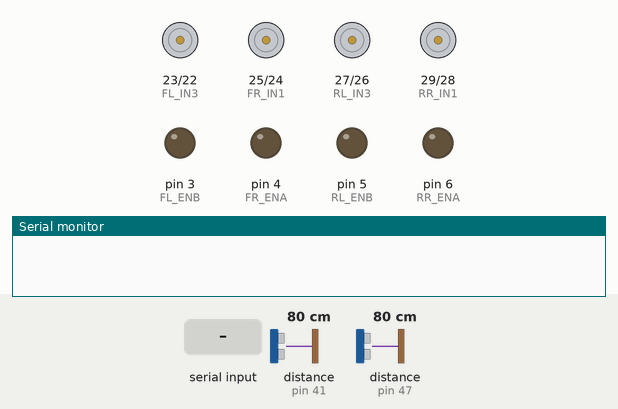
Simulated run of this program. Board: Arduino Mega 2560, built with avr-gcc and run on an emulated ATmega2560. Parts: motor-driver pin pairs drawn as motors (green arrow = first pin HIGH = forward, orange = second pin HIGH = backward, longer = more drive), output pins drawn as LEDs (lit = HIGH), the last lines printed to the serial monitor. The inputs (shaded band) are chosen by the test bench; at power-on: distance to the obstacle (sensors on pin 41, pin 47) 80 cm. The echo pulse lasts 58.3 µs per cm.

Above: at 1.2 s.
1.3 s: "s" received over Serial
At 1.39 s:
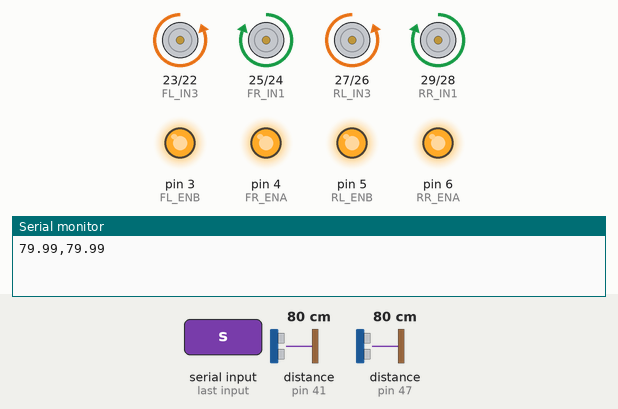
At 2.6 s:
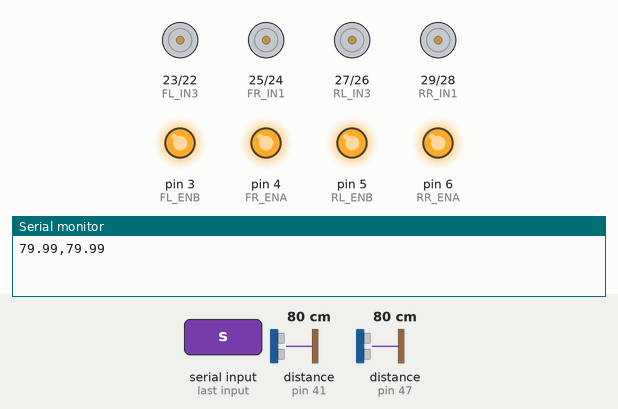
Timing chart, 0 to 4.3 s (numbered marks = the images above; inputs shaded):
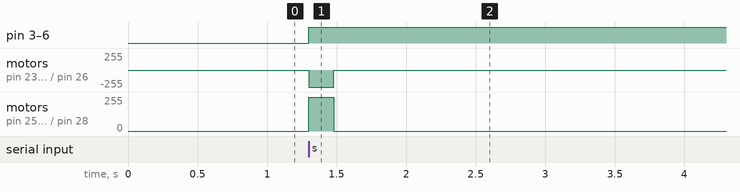

Measured:
- after the input at 1.3 s, pin 3 (FL_ENB), pin 4 (FR_ENA): LOW → HIGH at once

The program:

main.cpp
```cpp
#include <Arduino.h>
#include <NewPing.h>

#define US_FRONT_PING 40
#define US_FRONT_ECHO 41
#define US_REAR_PING 42
#define US_REAR_ECHO 43
#define US_LEFT_PING 44
#define US_LEFT_ECHO 45
#define US_RIGHT_PING 46
#define US_RIGHT_ECHO 47
#define MAX_DIST 500

NewPing us_front(US_FRONT_PING, US_FRONT_ECHO, MAX_DIST);
NewPing us_rear(US_REAR_PING, US_REAR_ECHO, MAX_DIST);
NewPing us_left(US_LEFT_PING, US_LEFT_ECHO, MAX_DIST);
NewPing us_right(US_RIGHT_PING, US_RIGHT_ECHO, MAX_DIST);

//Motor Connections
#define FR_ENA 4
#define FR_IN1 25
#define FR_IN2 24

#define FL_ENB 3
#define FL_IN3 23
#define FL_IN4 22

#define RR_ENA 6
#define RR_IN1 29
#define RR_IN2 28

#define RL_ENB 5
#define RL_IN3 27
#define RL_IN4 26

void setup()
{
  Serial.begin(9600);
  // All motor control pins are outputs
  pinMode(FR_ENA, OUTPUT);
  pinMode(FR_IN1, OUTPUT);
  pinMode(FR_IN2, OUTPUT);

  pinMode(FL_ENB, OUTPUT);
  pinMode(FL_IN3, OUTPUT);
  pinMode(FL_IN4, OUTPUT);

  pinMode(RR_ENA, OUTPUT);
  pinMode(RR_IN1, OUTPUT);
  pinMode(RR_IN2, OUTPUT);

  pinMode(RL_ENB, OUTPUT);
  pinMode(RL_IN3, OUTPUT);
  pinMode(RL_IN4, OUTPUT);
}
void goForward(int speed)
{
  // turn on front motors
  digitalWrite(FR_IN1, HIGH);
  digitalWrite(FR_IN2, LOW);
  digitalWrite(FL_IN3, LOW);
  digitalWrite(FL_IN4, HIGH);
  //turn on rear motors
  digitalWrite(RR_IN1, HIGH);
  digitalWrite(RR_IN2, LOW);
  digitalWrite(RL_IN3, LOW);
  digitalWrite(RL_IN4, HIGH);
  // set speed
  analogWrite(FR_ENA, speed);
  analogWrite(FL_ENB, speed);
  analogWrite(RR_ENA, speed);
  analogWrite(RL_ENB, speed);
  //delay(time);
}
void goBackwards(int time)
{
  // turn on front motors
  digitalWrite(FR_IN1, LOW);
  digitalWrite(FR_IN2, HIGH);
  digitalWrite(FL_IN3, HIGH);
  digitalWrite(FL_IN4, LOW);
  //turn on rear motors
  digitalWrite(RR_IN1, LOW);
  digitalWrite(RR_IN2, HIGH);
  digitalWrite(RL_IN3, HIGH);
  digitalWrite(RL_IN4, LOW);
  // set speed
  int speed = 255;
  analogWrite(FR_ENA, speed);
  analogWrite(FL_ENB, speed);
  analogWrite(RR_ENA, speed);
  analogWrite(RL_ENB, speed);

  delay(time);
}
void turnRight(int speed, int turningTime)
{
  //left wheels go forward
  digitalWrite(FL_IN3, LOW);
  digitalWrite(FL_IN4, HIGH);
  digitalWrite(RL_IN3, LOW);
  digitalWrite(RL_IN4, HIGH);
  //right wheels go backwards
  digitalWrite(FR_IN1, LOW);
  digitalWrite(FR_IN2, HIGH);
  digitalWrite(RR_IN1, LOW);
  digitalWrite(RR_IN2, HIGH);
  // set speed
  analogWrite(FR_ENA, speed);
  analogWrite(FL_ENB, speed);
  analogWrite(RR_ENA, speed);
  analogWrite(RL_ENB, speed);
  //this is the time it takes to execute a 90 degree turn
  delay(turningTime);
}
void turnLeft(int speed, int turningTime)
{
  //left wheels go backwards
  digitalWrite(FL_IN3, HIGH);
  digitalWrite(FL_IN4, LOW);
  digitalWrite(RL_IN3, HIGH);
  digitalWrite(RL_IN4, LOW);
  //right wheels go forwards
  digitalWrite(FR_IN1, HIGH);
  digitalWrite(FR_IN2, LOW);
  digitalWrite(RR_IN1, HIGH);
  digitalWrite(RR_IN2, LOW);
  // set speed
  analogWrite(FR_ENA, speed);
  analogWrite(FL_ENB, speed);
  analogWrite(RR_ENA, speed);
  analogWrite(RL_ENB, speed);
  //delay for the time it takes to execute a 90 degree turn
  delay(turningTime);
}

void brake()
{
  digitalWrite(FR_IN1, LOW);
  digitalWrite(FR_IN2, LOW);
  digitalWrite(FL_IN3, LOW);
  digitalWrite(FL_IN4, LOW);
  //turn on rear motors
  digitalWrite(RR_IN1, LOW);
  digitalWrite(RR_IN2, LOW);
  digitalWrite(RL_IN3, LOW);
  digitalWrite(RL_IN4, LOW);

  // delay(time);
}
float k = 343.0 * pow(10, -4) * 0.5; //constant to convert milliseconds to cm
void us_measure()
{
  Serial.print(us_front.ping_median(3) * k);
  Serial.print(",");
  Serial.print(us_right.ping_median(3) * k);

}
void measurement_run()
{
  goForward(165);
  int count = 0;
  while (count < 9)
  {
    us_measure();
    delay(1000);
    count++;
  }
  brake();
}
int count = 0;
void loop()
{

  if (Serial.available() > 0)
  {
    char cmd = Serial.read();
    if (cmd == 's')
    {
      //measurement_run();
      goForward(255);
      us_measure();
      delay(50);
      brake();
      count++;
    }
    if (count == 5)
    {
      brake();
      delay(100);
      turnRight(255, 2300);
      Serial.print("flag"); //notify front end of change in car's orientation
      delay(100);
    }
    // if(count >= 70){
    //   brake();
    //   delay(5000);
    // }
  }
}
```
